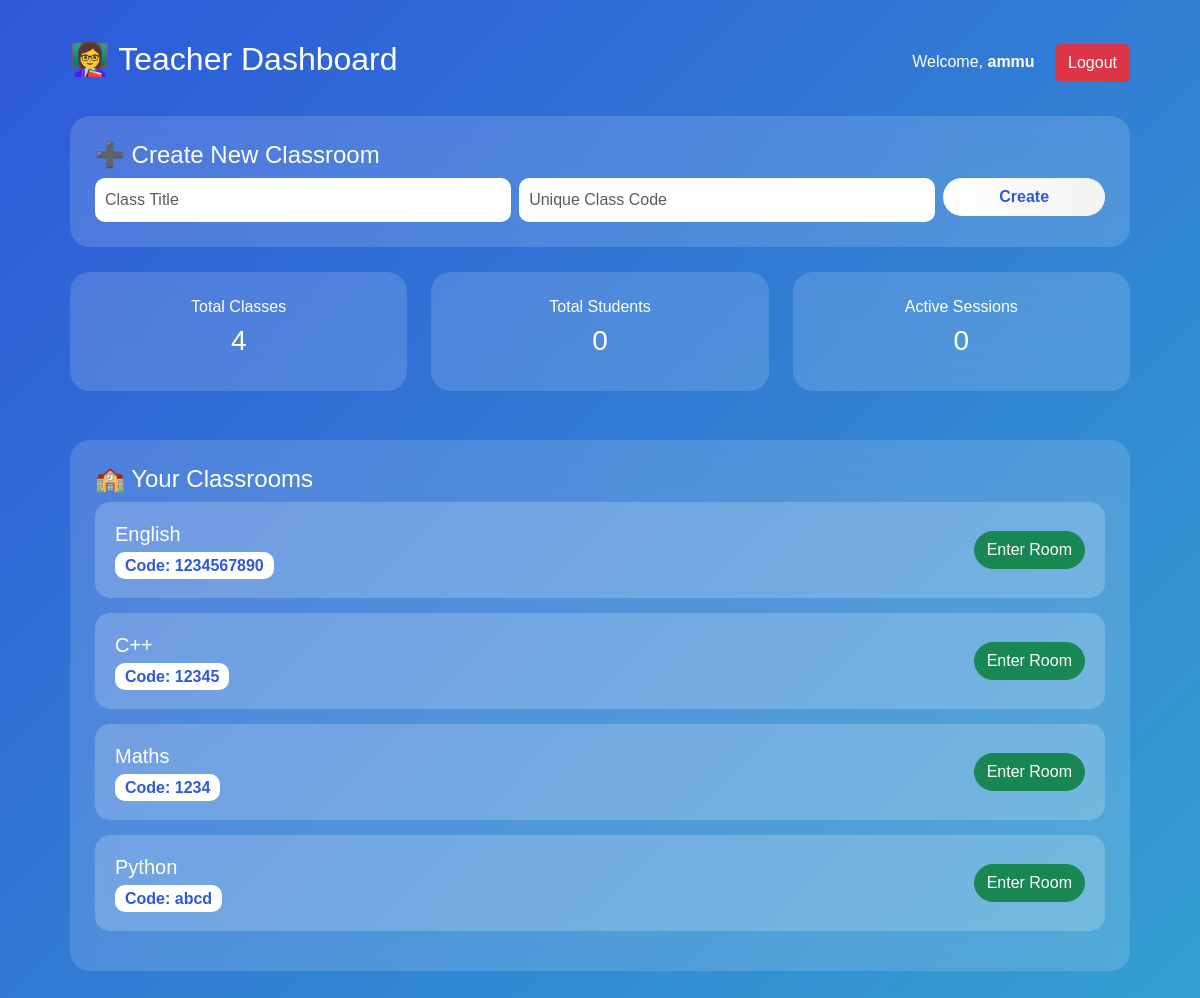
/teacher/dashboard/ (signed in), run on the app's committed database.
### emotionapp/models.py (models this page shows, shortened)
class CustomUser(AbstractUser):
    ROLE_CHOICES = (
        ('teacher', 'Teacher'),
        ('student', 'Student'),
    )
    role = models.CharField(max_length=10, choices=ROLE_CHOICES, default='student')
    is_active_student = models.BooleanField(default=True)

class Classroom(models.Model):
    title = models.CharField(max_length=100)
    code = models.CharField(max_length=20)
    teacher = models.ForeignKey(CustomUser, on_delete=models.CASCADE)

### emotionapp/views.py (the view)
# urls.py: path('teacher/dashboard/', views.teacher_dashboard, name='teacher_dashboard'),
@login_required
def teacher_dashboard(request):
    if request.user.role != 'teacher':
        return redirect('student_dashboard')
    if request.method == "POST":
        title = request.POST['title']
        code = request.POST['code']
        Classroom.objects.create(title=title,code=code,teacher=request.user)
    classrooms = Classroom.objects.filter(teacher=request.user)
    return render(request, "teacher_dashboard.html", {"classrooms": classrooms})

### templates/teacher_dashboard.html (shortened to what this page needs)
<!DOCTYPE html>
<html lang="en">
<head>
    <link href="https://cdn.jsdelivr.net/npm/bootstrap@5.3.0/dist/css/bootstrap.min.css" rel="stylesheet">
</head>
<body>
<div class="dashboard-container container">
    <div class="topbar">
        <h2>👩‍🏫 Teacher Dashboard</h2>
        <div>
            Welcome, <strong>{{ request.user.username }}</strong>
            <a href="{% url 'logout' %}" class="btn btn-danger ms-3">
                Logout
            </a>
        </div>
    </div>
    <div class="card-box">
        <h4>➕ Create New Classroom</h4>
        <form method="post">
            <div class="row g-2">
                <div class="col-md-5">
                    <input type="text" name="title"
                           placeholder="Class Title"
                           class="form-control" required>
                </div>
                <div class="col-md-5">
                    <input type="text" name="code"
                           placeholder="Unique Class Code"
                           class="form-control" required>
                </div>
                <div class="col-md-2">
                    <button class="btn btn-create w-100">
                        Create
                    </button>
                </div>
            </div>
        </form>
    </div>
    <div class="row">
        <div class="col-md-4">
            <div class="card-box text-center">
                <h6>Total Classes</h6>
                <h3>{{ classrooms.count }}</h3>
            </div>
        </div>
        <div class="col-md-4">
            <div class="card-box text-center">
                <h6>Total Students</h6>
                <h3>{{ total_students|default:"0" }}</h3>
            </div>
        </div>
        <div class="col-md-4">
            <div class="card-box text-center">
                <h6>Active Sessions</h6>
                <h3>{{ active_sessions|default:"0" }}</h3>
            </div>
        </div>
    </div>
    <div class="card-box mt-4">
        <h4>🏫 Your Classrooms</h4>
        {% for classroom in classrooms %}
        <div class="class-item">
            <div class="d-flex justify-content-between align-items-center">
                <div>
                    <h5>{{ classroom.title }}</h5>
                    <span class="code-badge">
                        Code: {{ classroom.code }}
                    </span>
                </div>
                <a href="{% url 'teacher_room' classroom.id %}"
                   class="btn btn-success btn-enter">
                    Enter Room
                </a>
            </div>
        </div>
        {% empty %}
        <p>You haven't created any classrooms yet.</p>
        {% endfor %}
    </div>
</div>
</body>
</html>

### templates/teacher_dashboard.html (style rules this page uses)
body { margin: 0; font-family: 'Poppins', sans-serif; background: linear-gradient(-45deg, #4e73df, #1cc88a, #36b9cc, #2e59d9); background-size: 400% 400%; animation: gradientBG 12s ease infinite; color: white; min-height: 100vh; }
.dashboard-container { padding: 40px; }
.card-box { background: rgba(255,255,255,0.15); backdrop-filter: blur(20px); border-radius: 20px; padding: 25px; margin-bottom: 25px; transition: 0.3s ease; }
.form-control { border-radius: 10px; border: none; padding: 10px; }
.btn-create { background: linear-gradient(90deg, #ffffff, #f3f3f3); color: #2e59d9; font-weight: bold; border-radius: 30px; transition: 0.3s; }
.class-item { background: rgba(255,255,255,0.2); padding: 20px; border-radius: 15px; margin-bottom: 15px; transition: 0.3s; }
.code-badge { background: white; color: #2e59d9; padding: 5px 10px; border-radius: 10px; font-weight: bold; }
.btn-enter { border-radius: 20px; transition: 0.3s; }
.topbar { display: flex; justify-content: space-between; align-items: center; margin-bottom: 30px; }

### data on the page
CustomUser: user.username "ammu"
Classroom: title "English", code "1234567890"
Classroom: title "C++", code "12345"
Classroom: title "Maths", code "1234"
Classroom: title "Python", code "abcd"

### other printed values
{{ classrooms.count }} "4"
{{ total_students|default:"0" }} "0"
{{ active_sessions|default:"0" }} "0"
